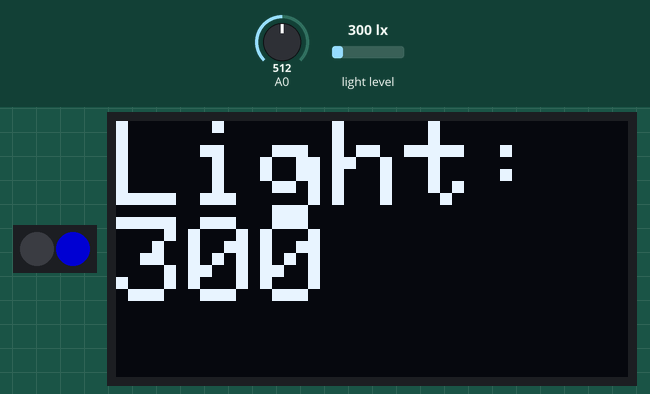
Simulated run of this sketch. Board: Arduino Uno, built with avr-gcc and run on an emulated ATmega328P. Shown: 2 RGB LEDs in strip order, left to right, 128×64 one-colour display. Inputs (shaded band) come from the test bench; at power-on: light level 300 lx, A0 = 512. Dim RGB values are drawn brighter than linear; what the sketch prints to the serial monitor is not drawn.

Above: at 1.2 s.
1.3 s: light level set to 40 lx
At 1.7 s:
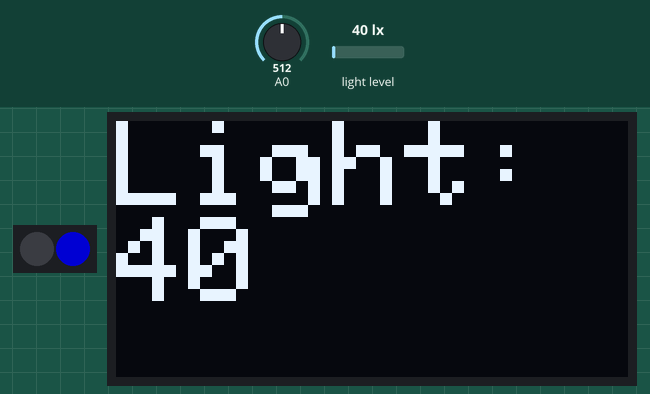
2.9 s: A0 set to 6
At 4.3 s:
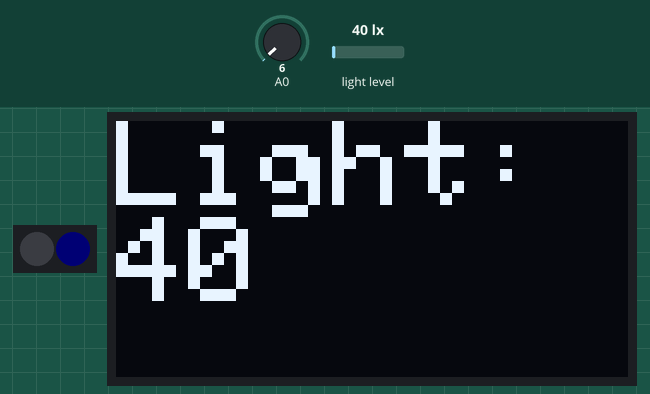
4.6 s: A0 set to 3
At 5.7 s:
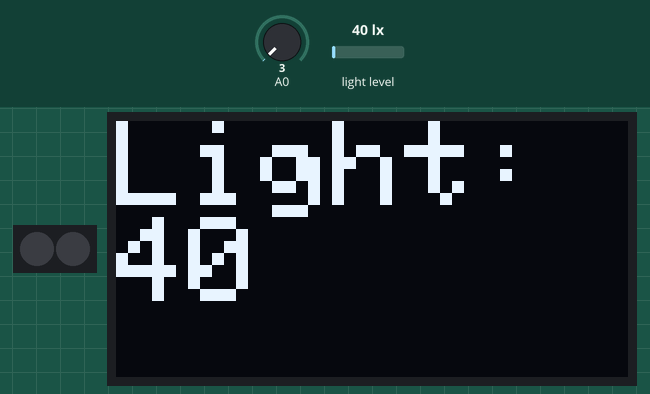
6.2 s: light level set to 500 lx
At 7.1 s:
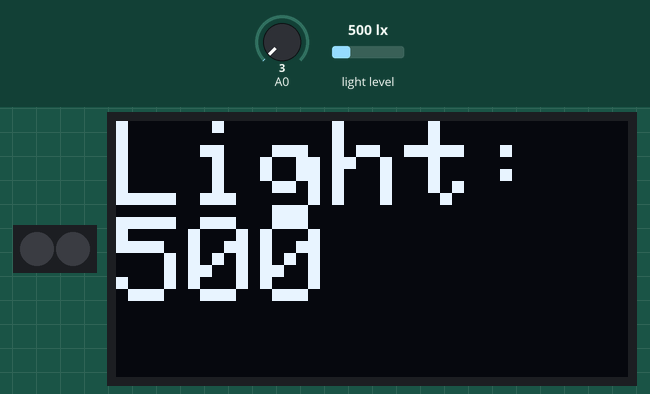
7.9 s: light level set to 1000 lx
At 8.5 s:
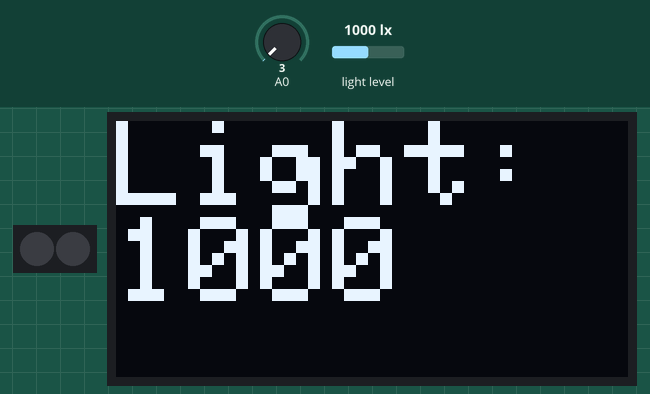
9.6 s: A0 set to 122
At 11.2 s:
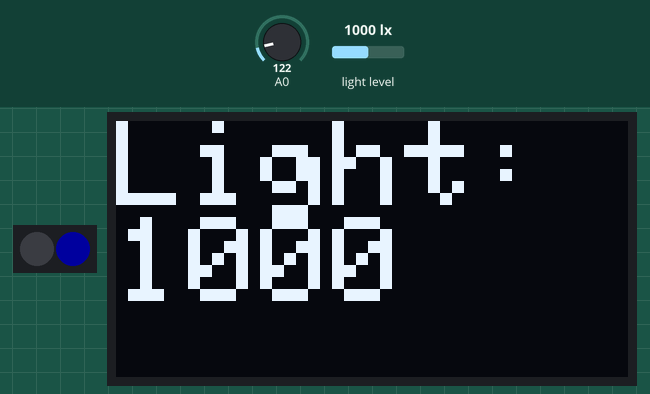
Timing chart, 0 to 12.3 s (numbered marks = the images above; inputs shaded):
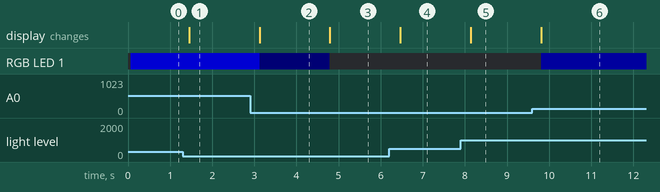

The sketch:

BH1750FVI_4Wire_OLEDS.ino
```cpp
/*
  This example uses only 4 wires to test the BH1750 Light sensor

  Connecting the sensor to a NodeMCU ESP8266:
  VCC  <-> 3V3
  GND  <-> GND
  SDA  <-> D2
  SCL  <-> D1

  Connecting the sensor to a Arduino UNO:
  VCC  <-> 3V3
  GND  <-> GND
  SDA  <-> A4/SDA
  SCL  <-> A5/SCL

  Connecting the sensor to a Arduino DUE:
  VCC  <-> 3V3
  GND  <-> GND
  SDA  <-> D20/SDA
  SCL  <-> D21/SCL
*/

#include <Wire.h>                   // Include library
#include <Adafruit_GFX.h>
#include <Adafruit_SSD1306.h>

#define SCREEN_WIDTH 128
#define SCREEN_HEIGHT 64

Adafruit_SSD1306 display(SCREEN_WIDTH,SCREEN_HEIGHT,&Wire,-1);
#include <BH1750FVI.h>

// Create the Lightsensor instance
BH1750FVI LightSensor(BH1750FVI::k_DevModeContLowRes);

#include <Adafruit_NeoPixel.h>
#define NUMSLEDs  2
#define PINSLEDs  10
Adafruit_NeoPixel SLEDs = Adafruit_NeoPixel(NUMSLEDs,PINSLEDs, NEO_GRB + NEO_KHZ800);

void setup()
{
  SLEDs.begin(); // This initializes the NeoPixel library.
  SLEDs.show(); // Initialize all SLEDs to 'off'
  Serial.begin(115200);
  if(!display.begin(SSD1306_SWITCHCAPVCC, 0x3C)){
    Serial.println(F("SSD1306 allocation failed"));
    for(;;);
  }
  display.clearDisplay();
  display.setTextColor(WHITE);
  display.setTextSize(5);
  LightSensor.begin();
}

void loop()
{
  int val = map(analogRead(A0),0,1023,0,255);
  //SLEDs.setPixelColor(0, SLEDs.Color(val, val, 0)); //Adjust brightness, Color red
  SLEDs.setPixelColor(1, SLEDs.Color(0, 0, val)); //Adjust brightness, Color blue
  SLEDs.show();
  display.clearDisplay();
  display.setTextSize(3);
  display.setCursor(0,0);
  uint16_t lux = LightSensor.GetLightIntensity();
  Serial.print("Light: ");
  Serial.println(lux);
  display.print("Light: ");
  display.println(lux);
  display.display();
  delay(250);
}
```

Measured:
- the behaviour switches between 5 and 4 on A0 (found by bisection; images 2 and 3)
- after the input at 1.3 s, the display: changes after 0.15 s (image 1)
- after the input at 2.9 s, RGB LED 1: RGB(0, 0, 127) → RGB(0, 0, 1) after 0.22 s
- after the input at 4.6 s, RGB LED 1: RGB(0, 0, 1) → off after 0.19 s
- after the input at 6.2 s, the display: changes after 0.26 s (image 4)
- after the input at 7.9 s, the display: changes after 0.23 s (image 5)
- after the input at 9.6 s, RGB LED 1: off → RGB(0, 0, 30) after 0.21 s
